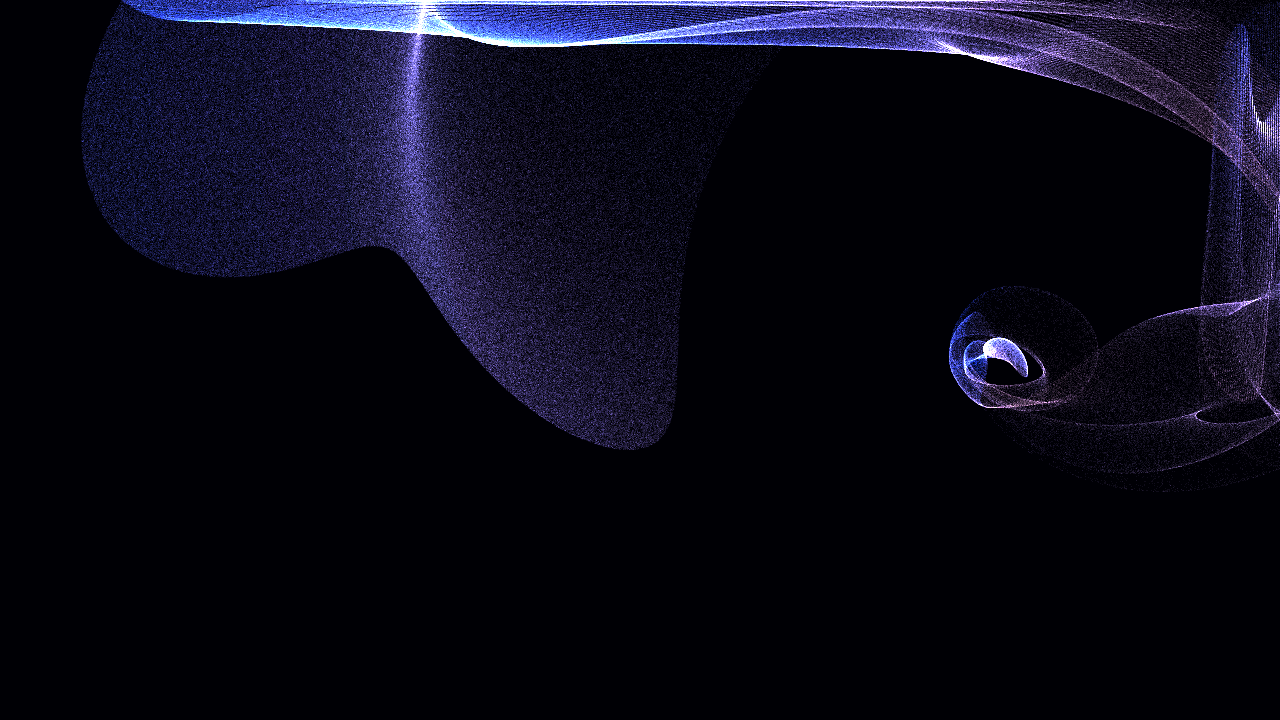

This chart was generated by the following Python code:
"""GPU particle system: PyOpenGL compute shaders (GL 4.3+) + pygame-ce window/input.

Particles live in one SSBO that the compute shader updates and the vertex shader reads
directly as vertex attributes -- no CPU round-trip.

Controls: hold LMB = attract to mouse, RMB = repel, R = reset, Space = pause, Esc = quit.
Usage:  python particles.py [--count 1000000] [--shot out.png]
"""
import argparse, ctypes, time

import numpy as np
import pygame
from OpenGL.GL import *
from OpenGL.GL.shaders import compileProgram, compileShader

CS = """#version 430
layout(local_size_x = 256) in;
struct P { vec4 pos; vec4 vel; };
layout(std430, binding = 0) buffer Particles { P p[]; };
uniform float dt; uniform vec2 attractor; uniform float strength; uniform uint count; uniform float aspect;
void main() {
    uint i = gl_GlobalInvocationID.x;
    if (i >= count) return;
    vec2 pos = p[i].pos.xy, vel = p[i].vel.xy;
    vec2 d = attractor - pos;
    float r2 = dot(d, d) + 0.02;
    vec2 acc = strength * d / (r2 * sqrt(r2)) * 0.15        // inverse-square pull
             + vec2(-d.y, d.x) / (r2 + 0.3) * 0.6;           // swirl around the attractor
    vel = (vel + acc * dt) * exp(-0.5 * dt);                 // damping
    pos += vel * dt;
    if (abs(pos.x) > aspect) { pos.x = sign(pos.x) * aspect; vel.x *= -0.5; }
    if (abs(pos.y) > 1.0)    { pos.y = sign(pos.y);          vel.y *= -0.5; }
    p[i].pos.xy = pos; p[i].vel.xy = vel;
}
"""

VS = """#version 430
layout(location = 0) in vec4 aPos;
layout(location = 1) in vec4 aVel;
uniform float aspect;
out vec4 vColor;
void main() {
    float s = clamp(length(aVel.xy) * 0.6, 0.0, 1.0);
    vColor = vec4(mix(vec3(0.10, 0.25, 1.0), vec3(1.0, 0.55, 0.15), s), 0.12);
    gl_Position = vec4(aPos.x / aspect, aPos.y, 0.0, 1.0);
}
"""

FS = """#version 430
in vec4 vColor; out vec4 frag;
void main() { frag = vColor; }
"""


def seed(count, aspect, rng=np.random.default_rng(0)):
    """Disk of particles with tangential velocity; layout matches struct P (2x vec4)."""
    r = np.sqrt(rng.random(count)) * 0.8
    a = rng.random(count) * 2 * np.pi
    data = np.zeros((count, 8), np.float32)
    data[:, 0], data[:, 1] = r * np.cos(a) * aspect, r * np.sin(a)
    data[:, 3] = 1.0
    data[:, 4], data[:, 5] = -np.sin(a) * r * 0.5, np.cos(a) * r * 0.5
    return data


def main():
    ap = argparse.ArgumentParser()
    ap.add_argument("--count", type=int, default=1_000_000)
    ap.add_argument("--shot", help="simulate 240 fixed-step frames, save PNG, exit")
    args = ap.parse_args()

    pygame.init()
    pygame.display.gl_set_attribute(pygame.GL_CONTEXT_MAJOR_VERSION, 4)
    pygame.display.gl_set_attribute(pygame.GL_CONTEXT_MINOR_VERSION, 3)
    pygame.display.gl_set_attribute(pygame.GL_CONTEXT_PROFILE_MASK, pygame.GL_CONTEXT_PROFILE_CORE)
    W, H = 1280, 720
    flags = pygame.OPENGL | pygame.DOUBLEBUF | (pygame.HIDDEN if args.shot else 0)
    pygame.display.set_mode((W, H), flags, vsync=0)
    aspect = W / H

    compute = compileProgram(compileShader(CS, GL_COMPUTE_SHADER))
    vao = glGenVertexArrays(1)  # core profile needs a VAO bound before validating the render program
    glBindVertexArray(vao)
    render = compileProgram(compileShader(VS, GL_VERTEX_SHADER), compileShader(FS, GL_FRAGMENT_SHADER))

    buf = glGenBuffers(1)
    def reset():
        data = seed(args.count, aspect)
        glBindBuffer(GL_SHADER_STORAGE_BUFFER, buf)
        glBufferData(GL_SHADER_STORAGE_BUFFER, data.nbytes, data, GL_DYNAMIC_COPY)
    reset()
    glBindBufferBase(GL_SHADER_STORAGE_BUFFER, 0, buf)

    # the same buffer doubles as the vertex buffer
    glBindBuffer(GL_ARRAY_BUFFER, buf)
    for loc, off in ((0, 0), (1, 16)):
        glEnableVertexAttribArray(loc)
        glVertexAttribPointer(loc, 4, GL_FLOAT, GL_FALSE, 32, ctypes.c_void_p(off))

    U = lambda prog, name: glGetUniformLocation(prog, name)
    glUseProgram(compute)
    glUniform1ui(U(compute, "count"), args.count)
    glUniform1f(U(compute, "aspect"), aspect)
    glUseProgram(render)
    glUniform1f(U(render, "aspect"), aspect)
    glEnable(GL_BLEND)
    glBlendFunc(GL_SRC_ALPHA, GL_ONE)  # additive glow
    glClearColor(0, 0, 0.02, 1)
    groups = (args.count + 255) // 256

    t, paused, frames, fps_t, last = 0.0, False, 0, time.perf_counter(), time.perf_counter()
    running = True
    while running:
        for e in pygame.event.get():
            if e.type == pygame.QUIT or (e.type == pygame.KEYDOWN and e.key == pygame.K_ESCAPE):
                running = False
            elif e.type == pygame.KEYDOWN and e.key == pygame.K_r:
                reset()
            elif e.type == pygame.KEYDOWN and e.key == pygame.K_SPACE:
                paused = not paused

        now = time.perf_counter()
        dt = 1 / 60 if args.shot else min(now - last, 1 / 30)
        last = now

        lmb, _, rmb = pygame.mouse.get_pressed()
        if (lmb or rmb) and not args.shot:
            mx, my = pygame.mouse.get_pos()
            target, strength = ((mx / W * 2 - 1) * aspect, 1 - my / H * 2), (1.5 if lmb else -1.5)
        else:  # drifting Lissajous attractor
            target, strength = (0.6 * aspect * np.sin(t * 0.5), 0.5 * np.sin(t * 0.8)), 0.6

        if not paused:
            t += dt
            glUseProgram(compute)
            glUniform1f(U(compute, "dt"), dt)
            glUniform2f(U(compute, "attractor"), *target)
            glUniform1f(U(compute, "strength"), strength)
            glDispatchCompute(groups, 1, 1)
            glMemoryBarrier(GL_VERTEX_ATTRIB_ARRAY_BARRIER_BIT)

        glClear(GL_COLOR_BUFFER_BIT)
        glUseProgram(render)
        glDrawArrays(GL_POINTS, 0, args.count)

        frames += 1
        if args.shot and frames == 240:
            data = glReadPixels(0, 0, W, H, GL_RGB, GL_UNSIGNED_BYTE)
            surf = pygame.transform.flip(pygame.image.frombuffer(data, (W, H), "RGB"), False, True)
            pygame.image.save(surf, args.shot)
            print(f"saved {args.shot} ({args.count:,} particles)")
            break
        pygame.display.flip()
        if not args.shot and now - fps_t > 0.5:
            pygame.display.set_caption(f"PyOpenGL particles | {args.count:,} | {frames / (now - fps_t):.0f} fps")
            frames, fps_t = 0, now

    pygame.quit()


if __name__ == "__main__":
    main()
